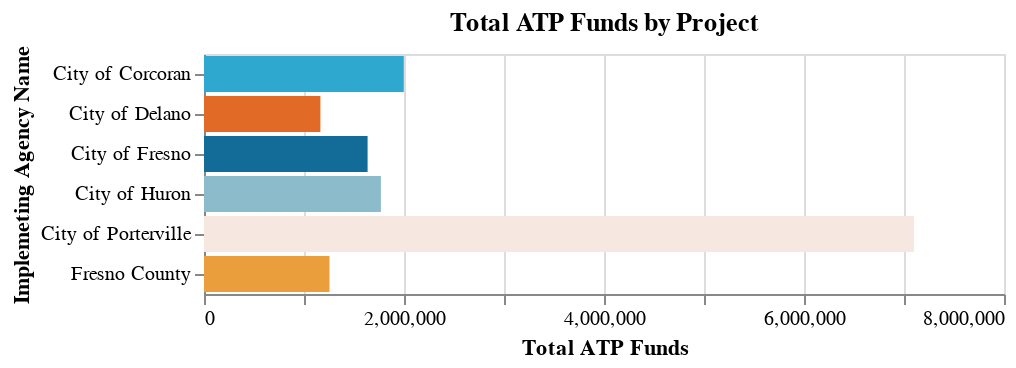

The code cell stored with this chart in its notebook:
### Markdown cell above
### District 6 - Frenso

### Code cell
_report_utils.map_dist_proj(funded, df, 6)
